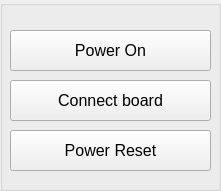
   <widget class="QGroupBox" name="groupBox_4">
    <property name="geometry">
     <rect>
      <x>10</x>
      <y>10</y>
      <width>221</width>
      <height>191</height>
     </rect>
    </property>
    <property name="font">
     <font>
      <family>MS Shell Dlg 2</family>
      <pointsize>12</pointsize>
      <weight>50</weight>
      <italic>false</italic>
      <bold>false</bold>
     </font>
    </property>
    <property name="title">
     <string/>
    </property>
    <widget class="QPushButton" name="PowerOnButton">
     <property name="geometry">
      <rect>
       <x>10</x>
       <y>30</y>
       <width>201</width>
       <height>41</height>
      </rect>
     </property>
     <property name="sizePolicy">
      <sizepolicy hsizetype="Fixed" vsizetype="Expanding">
       <horstretch>0</horstretch>
       <verstretch>0</verstretch>
      </sizepolicy>
     </property>
     <property name="font">
      <font>
       <family>MS Shell Dlg 2</family>
       <pointsize>12</pointsize>
       <weight>50</weight>
       <italic>false</italic>
       <bold>false</bold>
      </font>
     </property>
     <property name="text">
      <string>Power On</string>
     </property>
    </widget>
    <widget class="QPushButton" name="ConnectBoardButton">
     <property name="geometry">
      <rect>
       <x>10</x>
       <y>80</y>
       <width>201</width>
       <height>41</height>
      </rect>
     </property>
     <property name="sizePolicy">
      <sizepolicy hsizetype="Fixed" vsizetype="Expanding">
       <horstretch>0</horstretch>
       <verstretch>0</verstretch>
      </sizepolicy>
     </property>
     <property name="font">
      <font>
       <family>MS Shell Dlg 2</family>
       <pointsize>12</pointsize>
       <weight>50</weight>
       <italic>false</italic>
       <bold>false</bold>
      </font>
     </property>
     <property name="text">
      <string>Connect board</string>
     </property>
    </widget>
    <widget class="QPushButton" name="PowerResetButton">
     <property name="geometry">
      <rect>
       <x>10</x>
       <y>130</y>
       <width>201</width>
       <height>41</height>
      </rect>
     </property>
     <property name="font">
      <font>
       <family>MS Shell Dlg 2</family>
       <pointsize>12</pointsize>
       <weight>50</weight>
       <italic>false</italic>
       <bold>false</bold>
      </font>
     </property>
     <property name="text">
      <string>Power Reset</string>
     </property>
    </widget>
   </widget>
